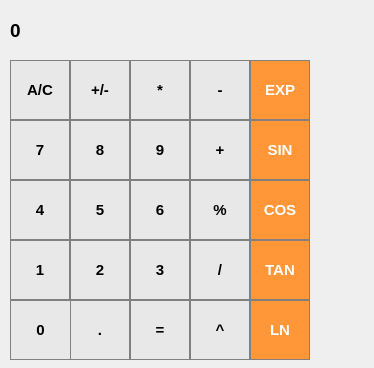
<?xml version="1.0" encoding="UTF-8"?>
<ui version="4.0">
 <class>MainWindow</class>
 <widget class="QMainWindow" name="MainWindow">
  <property name="geometry">
   <rect>
    <x>0</x>
    <y>0</y>
    <width>374</width>
    <height>368</height>
   </rect>
  </property>
  <property name="windowTitle">
   <string>MainWindow</string>
  </property>
  <widget class="QWidget" name="centralWidget">
   <widget class="QLabel" name="enter">
    <property name="geometry">
     <rect>
      <x>10</x>
      <y>0</y>
      <width>300</width>
      <height>61</height>
     </rect>
    </property>
    <property name="font">
     <font>
      <pointsize>14</pointsize>
      <weight>75</weight>
      <bold>true</bold>
     </font>
    </property>
    <property name="styleSheet">
     <string notr="true">QLabel {
  qproperty-alignment: 'AlignVCenter | AlignRight';
  border: 1px solid gray;
}

background-color : white;</string>
    </property>
    <property name="text">
     <string>0</string>
    </property>
   </widget>
   <widget class="QPushButton" name="pushButton_AC">
    <property name="geometry">
     <rect>
      <x>10</x>
      <y>60</y>
      <width>60</width>
      <height>60</height>
     </rect>
    </property>
    <property name="font">
     <font>
      <pointsize>11</pointsize>
      <weight>75</weight>
      <bold>true</bold>
     </font>
    </property>
    <property name="styleSheet">
     <string notr="true">QPushButton {
  background-color:rgb(232, 232, 232); 
  border: 1px solid gray;
}</string>
    </property>
    <property name="text">
     <string>A/C</string>
    </property>
   </widget>
   <widget class="QPushButton" name="pushButton_PM">
    <property name="geometry">
     <rect>
      <x>70</x>
      <y>60</y>
      <width>60</width>
      <height>60</height>
     </rect>
    </property>
    <property name="font">
     <font>
      <pointsize>11</pointsize>
      <weight>75</weight>
      <bold>true</bold>
     </font>
    </property>
    <property name="styleSheet">
     <string notr="true">QPushButton {
  background-color:rgb(232, 232, 232); 
  border: 1px solid gray;
}</string>
    </property>
    <property name="text">
     <string>+/-</string>
    </property>
   </widget>
   <widget class="QPushButton" name="pushButton_mult">
    <property name="geometry">
     <rect>
      <x>130</x>
      <y>60</y>
      <width>60</width>
      <height>60</height>
     </rect>
    </property>
    <property name="font">
     <font>
      <pointsize>11</pointsize>
      <weight>75</weight>
      <bold>true</bold>
     </font>
    </property>
    <property name="styleSheet">
     <string notr="true">QPushButton {
  background-color:rgb(232, 232, 232); 
  border: 1px solid gray;
}</string>
    </property>
    <property name="text">
     <string>*</string>
    </property>
   </widget>
   <widget class="QPushButton" name="pushButton_minus">
    <property name="geometry">
     <rect>
      <x>190</x>
      <y>60</y>
      <width>60</width>
      <height>60</height>
     </rect>
    </property>
    <property name="font">
     <font>
      <pointsize>11</pointsize>
      <weight>75</weight>
      <bold>true</bold>
     </font>
    </property>
    <property name="styleSheet">
     <string notr="true">QPushButton {
  background-color:rgb(232, 232, 232); 
  border: 1px solid gray;
}</string>
    </property>
    <property name="text">
     <string>-</string>
    </property>
   </widget>
   <widget class="QPushButton" name="pushButton_5">
    <property name="geometry">
     <rect>
      <x>70</x>
      <y>180</y>
      <width>60</width>
      <height>60</height>
     </rect>
    </property>
    <property name="font">
     <font>
      <pointsize>11</pointsize>
      <weight>75</weight>
      <bold>true</bold>
     </font>
    </property>
    <property name="styleSheet">
     <string notr="true">QPushButton {
  background-color:rgb(232, 232, 232); 
  border: 1px solid gray;
}</string>
    </property>
    <property name="text">
     <string>5</string>
    </property>
   </widget>
   <widget class="QPushButton" name="pushButton_precent">
    <property name="geometry">
     <rect>
      <x>190</x>
      <y>180</y>
      <width>60</width>
      <height>60</height>
     </rect>
    </property>
    <property name="font">
     <font>
      <pointsize>11</pointsize>
      <weight>75</weight>
      <bold>true</bold>
     </font>
    </property>
    <property name="styleSheet">
     <string notr="true">QPushButton {
  background-color:rgb(232, 232, 232); 
  border: 1px solid gray;
}</string>
    </property>
    <property name="text">
     <string>%</string>
    </property>
   </widget>
   <widget class="QPushButton" name="pushButton_4">
    <property name="geometry">
     <rect>
      <x>10</x>
      <y>180</y>
      <width>60</width>
      <height>60</height>
     </rect>
    </property>
    <property name="font">
     <font>
      <pointsize>11</pointsize>
      <weight>75</weight>
      <bold>true</bold>
     </font>
    </property>
    <property name="styleSheet">
     <string notr="true">QPushButton {
  background-color:rgb(232, 232, 232); 
  border: 1px solid gray;
}</string>
    </property>
    <property name="text">
     <string>4</string>
    </property>
   </widget>
   <widget class="QPushButton" name="pushButton_6">
    <property name="geometry">
     <rect>
      <x>130</x>
      <y>180</y>
      <width>60</width>
      <height>60</height>
     </rect>
    </property>
    <property name="font">
     <font>
      <pointsize>11</pointsize>
      <weight>75</weight>
      <bold>true</bold>
     </font>
    </property>
    <property name="styleSheet">
     <string notr="true">QPushButton {
  background-color:rgb(232, 232, 232); 
  border: 1px solid gray;
}</string>
    </property>
    <property name="text">
     <string>6</string>
    </property>
   </widget>
   <widget class="QPushButton" name="pushButton_2">
    <property name="geometry">
     <rect>
      <x>70</x>
      <y>240</y>
      <width>60</width>
      <height>60</height>
     </rect>
    </property>
    <property name="font">
     <font>
      <pointsize>11</pointsize>
      <weight>75</weight>
      <bold>true</bold>
     </font>
    </property>
    <property name="styleSheet">
     <string notr="true">QPushButton {
  background-color:rgb(232, 232, 232); 
  border: 1px solid gray;
}</string>
    </property>
    <property name="text">
     <string>2</string>
    </property>
   </widget>
   <widget class="QPushButton" name="pushButton_slesh">
    <property name="geometry">
     <rect>
      <x>190</x>
      <y>240</y>
      <width>60</width>
      <height>60</height>
     </rect>
    </property>
    <property name="font">
     <font>
      <pointsize>11</pointsize>
      <weight>75</weight>
      <bold>true</bold>
     </font>
    </property>
    <property name="styleSheet">
     <string notr="true">QPushButton {
  background-color:rgb(232, 232, 232); 
  border: 1px solid gray;
}</string>
    </property>
    <property name="text">
     <string>/</string>
    </property>
   </widget>
   <widget class="QPushButton" name="pushButton_1">
    <property name="geometry">
     <rect>
      <x>10</x>
      <y>240</y>
      <width>60</width>
      <height>60</height>
     </rect>
    </property>
    <property name="font">
     <font>
      <pointsize>11</pointsize>
      <weight>75</weight>
      <bold>true</bold>
     </font>
    </property>
    <property name="styleSheet">
     <string notr="true">QPushButton {
  background-color:rgb(232, 232, 232); 
  border: 1px solid gray;
}</string>
    </property>
    <property name="text">
     <string>1</string>
    </property>
   </widget>
   <widget class="QPushButton" name="pushButton_3">
    <property name="geometry">
     <rect>
      <x>130</x>
      <y>240</y>
      <width>60</width>
      <height>60</height>
     </rect>
    </property>
    <property name="font">
     <font>
      <pointsize>11</pointsize>
      <weight>75</weight>
      <bold>true</bold>
     </font>
    </property>
    <property name="styleSheet">
     <string notr="true">QPushButton {
  background-color:rgb(232, 232, 232); 
  border: 1px solid gray;
}</string>
    </property>
    <property name="text">
     <string>3</string>
    </property>
   </widget>
   <widget class="QPushButton" name="pushButton_equally">
    <property name="geometry">
     <rect>
      <x>130</x>
      <y>300</y>
      <width>60</width>
      <height>60</height>
     </rect>
    </property>
    <property name="font">
     <font>
      <pointsize>11</pointsize>
      <weight>75</weight>
      <bold>true</bold>
     </font>
    </property>
    <property name="styleSheet">
     <string notr="true">QPushButton {
  background-color:rgb(232, 232, 232); 
  border: 1px solid gray;
}</string>
    </property>
    <property name="text">
     <string>=</string>
    </property>
   </widget>
   <widget class="QPushButton" name="pushButton_0">
    <property name="geometry">
     <rect>
      <x>10</x>
      <y>300</y>
      <width>61</width>
      <height>60</height>
     </rect>
    </property>
    <property name="font">
     <font>
      <pointsize>11</pointsize>
      <weight>75</weight>
      <bold>true</bold>
     </font>
    </property>
    <property name="styleSheet">
     <string notr="true">QPushButton {
  background-color:rgb(232, 232, 232); 
  border: 1px solid gray;
}</string>
    </property>
    <property name="text">
     <string>0</string>
    </property>
   </widget>
   <widget class="QPushButton" name="pushButton_dot">
    <property name="geometry">
     <rect>
      <x>70</x>
      <y>300</y>
      <width>60</width>
      <height>60</height>
     </rect>
    </property>
    <property name="font">
     <font>
      <pointsize>11</pointsize>
      <weight>75</weight>
      <bold>true</bold>
     </font>
    </property>
    <property name="styleSheet">
     <string notr="true">QPushButton {
  background-color:rgb(232, 232, 232); 
  border: 1px solid gray;
}</string>
    </property>
    <property name="text">
     <string>.</string>
    </property>
   </widget>
   <widget class="QPushButton" name="pushButton_8">
    <property name="geometry">
     <rect>
      <x>70</x>
      <y>120</y>
      <width>60</width>
      <height>60</height>
     </rect>
    </property>
    <property name="font">
     <font>
      <pointsize>11</pointsize>
      <weight>75</weight>
      <bold>true</bold>
     </font>
    </property>
    <property name="styleSheet">
     <string notr="true">QPushButton {
  background-color:rgb(232, 232, 232); 
  border: 1px solid gray;
}</string>
    </property>
    <property name="text">
     <string>8</string>
    </property>
   </widget>
   <widget class="QPushButton" name="pushButton_plus">
    <property name="geometry">
     <rect>
      <x>190</x>
      <y>120</y>
      <width>60</width>
      <height>60</height>
     </rect>
    </property>
    <property name="font">
     <font>
      <pointsize>11</pointsize>
      <weight>75</weight>
      <bold>true</bold>
     </font>
    </property>
    <property name="styleSheet">
     <string notr="true">QPushButton {
  background-color:rgb(232, 232, 232); 
  border: 1px solid gray;
}</string>
    </property>
    <property name="text">
     <string>+</string>
    </property>
   </widget>
   <widget class="QPushButton" name="pushButton_7">
    <property name="geometry">
     <rect>
      <x>10</x>
      <y>120</y>
      <width>60</width>
      <height>60</height>
     </rect>
    </property>
    <property name="font">
     <font>
      <pointsize>11</pointsize>
      <weight>75</weight>
      <bold>true</bold>
     </font>
    </property>
    <property name="styleSheet">
     <string notr="true">QPushButton {
  background-color:rgb(232, 232, 232); 
  border: 1px solid gray;
}</string>
    </property>
    <property name="text">
     <string>7</string>
    </property>
   </widget>
   <widget class="QPushButton" name="pushButton_9">
    <property name="geometry">
     <rect>
      <x>130</x>
      <y>120</y>
      <width>60</width>
      <height>60</height>
     </rect>
    </property>
    <property name="font">
     <font>
      <pointsize>11</pointsize>
      <weight>75</weight>
      <bold>true</bold>
     </font>
    </property>
    <property name="styleSheet">
     <string notr="true">QPushButton {
  background-color:rgb(232, 232, 232); 
  border: 1px solid gray;
}</string>
    </property>
    <property name="text">
     <string>9</string>
    </property>
   </widget>
   <widget class="QPushButton" name="pushButton_EXP">
    <property name="geometry">
     <rect>
      <x>250</x>
      <y>60</y>
      <width>60</width>
      <height>60</height>
     </rect>
    </property>
    <property name="font">
     <font>
      <pointsize>11</pointsize>
      <weight>75</weight>
      <bold>true</bold>
     </font>
    </property>
    <property name="autoFillBackground">
     <bool>false</bool>
    </property>
    <property name="styleSheet">
     <string notr="true">QPushButton {
  background-color: rgb(255, 151, 57);
  color: white; 
  border: 1px solid gray;
}</string>
    </property>
    <property name="text">
     <string>EXP</string>
    </property>
   </widget>
   <widget class="QPushButton" name="pushButton_SIN">
    <property name="geometry">
     <rect>
      <x>250</x>
      <y>120</y>
      <width>60</width>
      <height>60</height>
     </rect>
    </property>
    <property name="font">
     <font>
      <pointsize>11</pointsize>
      <weight>75</weight>
      <bold>true</bold>
     </font>
    </property>
    <property name="autoFillBackground">
     <bool>false</bool>
    </property>
    <property name="styleSheet">
     <string notr="true">QPushButton {
  background-color: rgb(255, 151, 57);
  color: white; 
  border: 1px solid gray;
}</string>
    </property>
    <property name="text">
     <string>SIN</string>
    </property>
   </widget>
   <widget class="QPushButton" name="pushButton_COS">
    <property name="geometry">
     <rect>
      <x>250</x>
      <y>180</y>
      <width>60</width>
      <height>60</height>
     </rect>
    </property>
    <property name="font">
     <font>
      <pointsize>11</pointsize>
      <weight>75</weight>
      <bold>true</bold>
     </font>
    </property>
    <property name="autoFillBackground">
     <bool>false</bool>
    </property>
    <property name="styleSheet">
     <string notr="true">QPushButton {
  background-color: rgb(255, 151, 57);
  color: white; 
  border: 1px solid gray;
}</string>
    </property>
    <property name="text">
     <string>COS</string>
    </property>
   </widget>
   <widget class="QPushButton" name="pushButton_TAN">
    <property name="geometry">
     <rect>
      <x>250</x>
      <y>240</y>
      <width>60</width>
      <height>60</height>
     </rect>
    </property>
    <property name="font">
     <font>
      <pointsize>11</pointsize>
      <weight>75</weight>
      <bold>true</bold>
     </font>
    </property>
    <property name="autoFillBackground">
     <bool>false</bool>
    </property>
    <property name="styleSheet">
     <string notr="true">QPushButton {
  background-color: rgb(255, 151, 57);
  color: white; 
  border: 1px solid gray;
}</string>
    </property>
    <property name="text">
     <string>TAN</string>
    </property>
   </widget>
   <widget class="QPushButton" name="pushButton_LN">
    <property name="geometry">
     <rect>
      <x>250</x>
      <y>300</y>
      <width>60</width>
      <height>60</height>
     </rect>
    </property>
    <property name="font">
     <font>
      <pointsize>11</pointsize>
      <weight>75</weight>
      <bold>true</bold>
     </font>
    </property>
    <property name="autoFillBackground">
     <bool>false</bool>
    </property>
    <property name="styleSheet">
     <string notr="true">QPushButton {
  background-color: rgb(255, 151, 57);
  color: white; 
  border: 1px solid gray;
}</string>
    </property>
    <property name="text">
     <string>LN</string>
    </property>
   </widget>
   <widget class="QPushButton" name="pushButton_pow">
    <property name="geometry">
     <rect>
      <x>190</x>
      <y>300</y>
      <width>60</width>
      <height>60</height>
     </rect>
    </property>
    <property name="font">
     <font>
      <pointsize>11</pointsize>
      <weight>75</weight>
      <bold>true</bold>
     </font>
    </property>
    <property name="styleSheet">
     <string notr="true">QPushButton {
  background-color:rgb(232, 232, 232); 
  border: 1px solid gray;
}</string>
    </property>
    <property name="text">
     <string>^</string>
    </property>
   </widget>
  </widget>
 </widget>
 <layoutdefault spacing="6" margin="11"/>
 <resources/>
 <connections/>
</ui>
